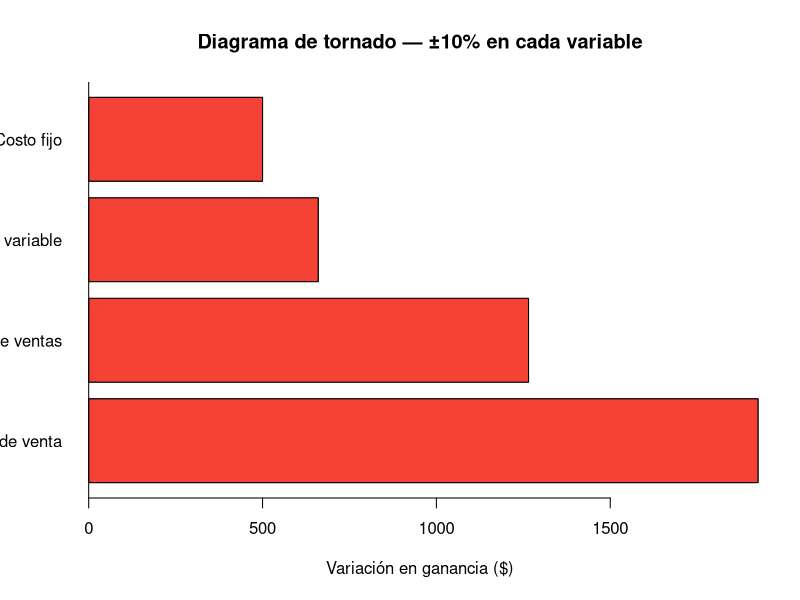

R code for this plot:
# ============================================================
#  SCRIPT 03 · Análisis de Sensibilidad
#  Materia: Producción · ORT Argentina 2026
#  Docente: Eduardo Daniel Arnica
# ============================================================
#
#  ¿Qué pasa si las ventas bajan un 20%? ¿O si sube el costo?
#  Este script muestra cómo distintas variables afectan
#  la rentabilidad de tu emprendimiento.
#
# ============================================================

# -- Parámetros base (traer del script 02) -------------------

precio_base       <- 350
costo_var_base    <- 120
costo_fijo_base   <- 5000
ventas_base       <- 55    # ventas mensuales promedio esperadas

ganancia_base <- ventas_base * (precio_base - costo_var_base) - costo_fijo_base

cat("════════════════════════════════════════\n")
cat(" ANÁLISIS DE SENSIBILIDAD\n")
cat("════════════════════════════════════════\n\n")
cat("📌 Escenario base:\n")
cat("   Ventas:", ventas_base, "u. | Precio: $", precio_base,
    "| Ganancia: $", ganancia_base, "\n\n")

# -- Escenario 1: Variación en el precio ---------------------

variaciones <- seq(-30, 30, by = 10)   # variación porcentual

cat("📈 SENSIBILIDAD AL PRECIO\n")
cat("──────────────────────────────────\n")

resultados_precio <- data.frame(
  Variacion_pct = variaciones,
  Precio_nuevo  = round(precio_base * (1 + variaciones/100)),
  Ganancia      = sapply(variaciones, function(v) {
    p_nuevo <- precio_base * (1 + v/100)
    round(ventas_base * (p_nuevo - costo_var_base) - costo_fijo_base)
  })
)
resultados_precio$Impacto <- round(
  (resultados_precio$Ganancia - ganancia_base) / abs(ganancia_base) * 100, 1
)

print(resultados_precio, row.names = FALSE)

# -- Escenario 2: Variación en las ventas --------------------

cat("\n📦 SENSIBILIDAD A LAS VENTAS\n")
cat("──────────────────────────────────\n")

resultados_ventas <- data.frame(
  Variacion_pct = variaciones,
  Ventas_nuevas = round(ventas_base * (1 + variaciones/100)),
  Ganancia      = sapply(variaciones, function(v) {
    v_nuevo <- ventas_base * (1 + v/100)
    round(v_nuevo * (precio_base - costo_var_base) - costo_fijo_base)
  })
)
resultados_ventas$Impacto <- round(
  (resultados_ventas$Ganancia - ganancia_base) / abs(ganancia_base) * 100, 1
)

print(resultados_ventas, row.names = FALSE)

# -- Escenario 3: Matriz de escenarios (precio x ventas) -----

cat("\n🗺️  MAPA DE ESCENARIOS (Ganancia mensual en $)\n")
cat("     Filas = variación en ventas | Columnas = variación en precio\n\n")

v_range <- c(-20, -10, 0, 10, 20)
p_range <- c(-20, -10, 0, 10, 20)

matriz <- outer(v_range, p_range, Vectorize(function(vv, vp) {
  v_nuevo <- ventas_base * (1 + vv/100)
  p_nuevo <- precio_base * (1 + vp/100)
  round(v_nuevo * (p_nuevo - costo_var_base) - costo_fijo_base)
}))

rownames(matriz) <- paste0("Ventas ", ifelse(v_range >= 0, "+", ""), v_range, "%")
colnames(matriz) <- paste0("Precio ", ifelse(p_range >= 0, "+", ""), p_range, "%")

print(matriz)

# Identificar zona de pérdida
cat("\n⚠️  Celdas negativas = pérdida en ese escenario\n")

# -- Gráfico de tornado ------ -------------------------------

sensibilidades <- data.frame(
  variable = c("Precio de venta", "Volumen de ventas",
                "Costo variable", "Costo fijo"),
  impacto_positivo = c(
    ventas_base * (precio_base * 1.10 - costo_var_base) - costo_fijo_base,
    ventas_base * 1.10 * (precio_base - costo_var_base) - costo_fijo_base,
    ventas_base * (precio_base - costo_var_base * 0.90) - costo_fijo_base,
    ventas_base * (precio_base - costo_var_base) - costo_fijo_base * 0.90
  ),
  impacto_negativo = c(
    ventas_base * (precio_base * 0.90 - costo_var_base) - costo_fijo_base,
    ventas_base * 0.90 * (precio_base - costo_var_base) - costo_fijo_base,
    ventas_base * (precio_base - costo_var_base * 1.10) - costo_fijo_base,
    ventas_base * (precio_base - costo_var_base) - costo_fijo_base * 1.10
  )
)

sensibilidades <- sensibilidades[
  order(sensibilidades$impacto_positivo - sensibilidades$impacto_negativo,
        decreasing = TRUE), ]

# Diagrama de tornado
barplot(
  rbind(sensibilidades$impacto_positivo - ganancia_base,
        sensibilidades$impacto_negativo - ganancia_base),
  beside    = FALSE,
  horiz     = TRUE,
  names.arg = sensibilidades$variable,
  col       = c("#4CAF50", "#F44336"),
  main      = "Diagrama de tornado — ±10% en cada variable",
  xlab      = "Variación en ganancia ($)",
  las       = 1
)
abline(v = 0, col = "black")

cat("\n✅ Análisis de sensibilidad completado.\n")
cat("   Usá estos resultados para fundamentar tus decisiones\n")
cat("   en la defensa final del emprendimiento.\n\n")
